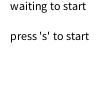
Frame 1 (no input)
Frame 60 (the mouse pressed at the canvas centre just before this capture): identical to frame 1, image omitted
Frame 120 (the mouse held since frame 60 and released just before this capture): identical to frame 1, image omitted

The Processing sketch that drew this single still picture (run headless with seeded random() and noise(); from frame 60 on, the mouse is pressed at the canvas centre):

// Processing sketch: state_machine
// ── state_machine.pde
final static int INTRO = 0;
final static int GAME = 1;

int state = INTRO;

float gameEvent = 0;
float gameDuration = 5000;

void setup()
{

}
void draw()
{
  switch(state)
  {
    case INTRO:
     introDraw();
     introUpdate();
    break;
    case GAME:
     gameDraw();
     gameUpdate();
    break;
  }
  
}
void keyPressed()
{
  if(key == 's')
  {
    changeState(GAME);
  }
  
}

// ── GAME.pde
void gameSetup(){
  //something
}
void gameDraw()
{
  background(0,255,0); 
  fill(0);
  text((int)(millis()-gameEvent)/1000,10,10);
}
void gameUpdate()
{
  if(millis()-gameEvent>gameDuration){
    changeState(INTRO);
  }
}

// ── INTRO.pde
void introSetup(){
  //something
}

void introDraw()
{
  background(255);
  fill(0);
  text("waiting to start",10,10);
  text("press 's' to start",10,40);
}

void introUpdate()
{
  
}

// ── changeState.pde
void changeState(int newState){
  if(state==newState)
  {
    return;
  }
  switch(newState){
    
    case INTRO:
      
    break;
    case GAME:
      gameEvent = millis();
    break;
  }
  state = newState;
}
